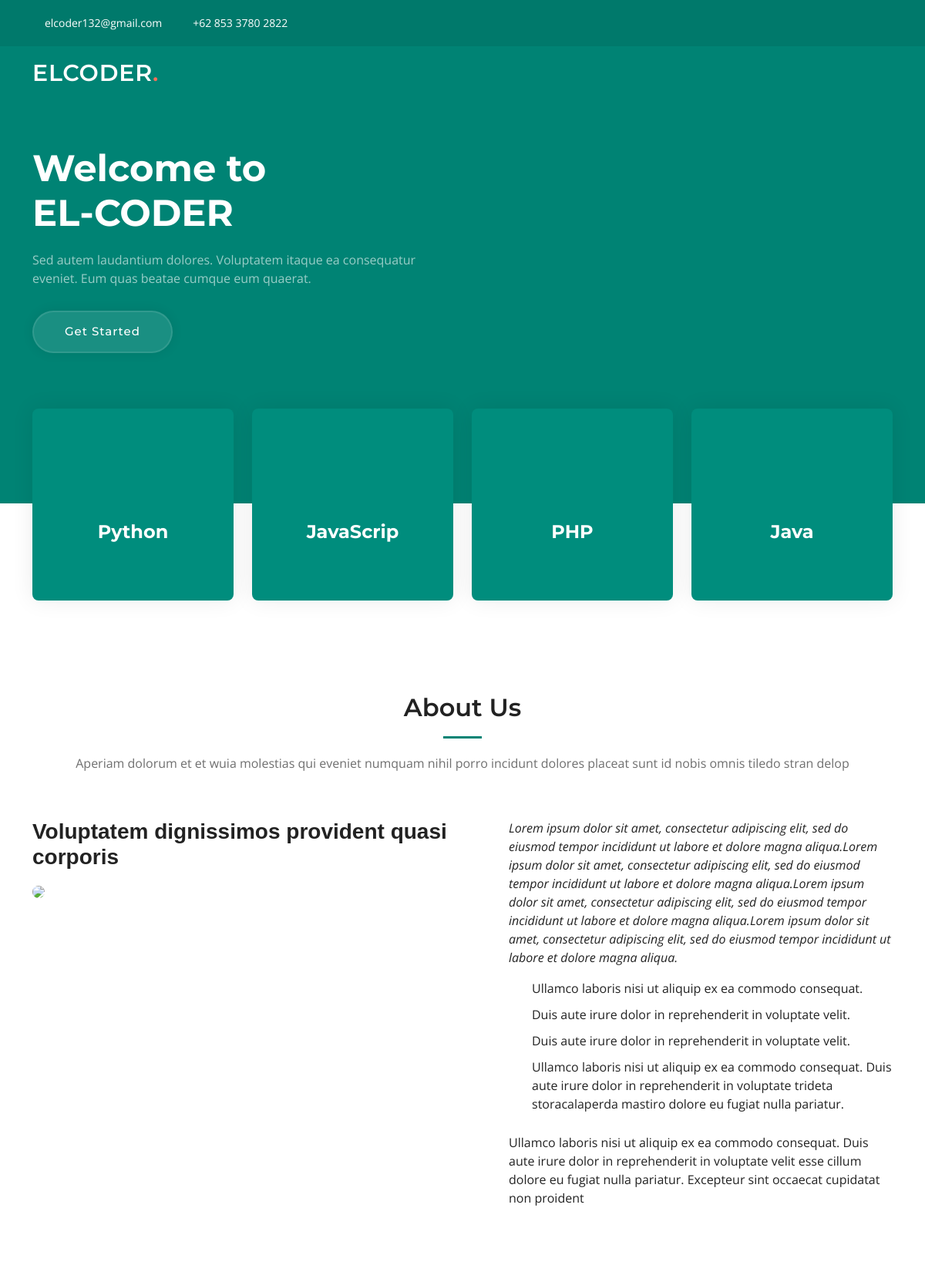
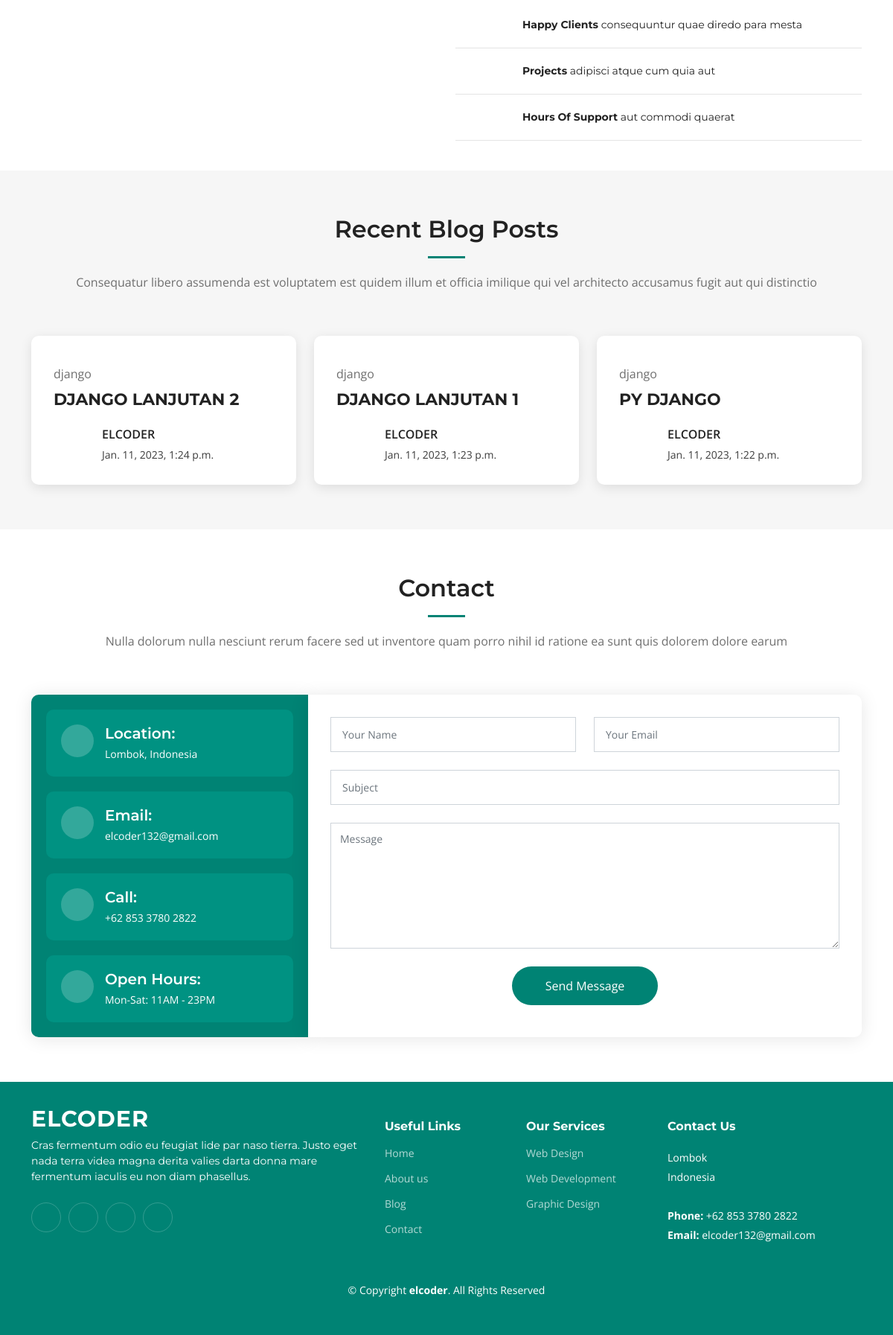
The page / on the database its author committed (2 pictures, top to bottom).
### blog/models.py (models this page shows, shortened)
class blogPost(models.Model):
    img_header  = models.ImageField( blank=True, null=True)
    kategori    = models.CharField(max_length=20)
    judul       = models.CharField(max_length=50)
    isi         = models.TextField()
    foto        = models.ImageField(blank=True, null=True)
    nama        = models.CharField(max_length=20)
    publish     = models.DateTimeField(auto_now_add=True)
    update      = models.DateTimeField(auto_now=True)
    slug        = models.SlugField(blank=True, editable=False)

### LATIHAN02/views.py (the view)
# urls.py: path('',views.index, name='index'),
def index(request):
    pos = blogPost.objects.all().order_by('-id')[:3]
    context = {
        'judul':'PAGE BLOG',
        'post' : pos
    }
    return render(request,'index.html',context)

### templates/index.html (shortened to what this page needs)
{%extends 'base.html'%}
{%load static%}
{%block header%}
<section id="hero" class="hero">
  <div class="container position-relative">
    <div class="row gy-5" data-aos="fade-in">
      <div class="col-lg-6 order-2 order-lg-1 d-flex flex-column justify-content-center text-center text-lg-start">
        <h2>Welcome to <br><span>EL-CODER</span></h2>
        <p>Sed autem laudantium dolores. Voluptatem itaque ea consequatur eveniet. Eum quas beatae cumque eum quaerat.</p>
        <div class="d-flex justify-content-center justify-content-lg-start">
          <a href="#about" class="btn-get-started">Get Started</a>
        </div>
      </div>
      <div class="col-lg-6 order-1 order-lg-2">
      </div>
    </div>
  </div>
  <div class="icon-boxes position-relative">
    <div class="container position-relative">
      <div class="row gy-4 mt-5">
        <div class="col-xl-3 col-md-6" data-aos="fade-up" data-aos-delay="100">
          <div class="icon-box">
            <div class="icon"><i class="bi bi-filetype-py"></i></div>
            <h4 class="title"><a href="" class="stretched-link">Python</a></h4>
          </div>
        </div>
        <div class="col-xl-3 col-md-6" data-aos="fade-up" data-aos-delay="200">
          <div class="icon-box">
            <div class="icon"><i class="bi bi-filetype-js"></i></div>
            <h4 class="title"><a href="" class="stretched-link">JavaScrip</a></h4>
          </div>
        </div>
        <div class="col-xl-3 col-md-6" data-aos="fade-up" data-aos-delay="300">
          <div class="icon-box">
            <div class="icon"><i class="bi bi-filetype-php"></i></div>
            <h4 class="title"><a href="" class="stretched-link">PHP</a></h4>
          </div>
        </div>
        <div class="col-xl-3 col-md-6" data-aos="fade-up" data-aos-delay="500">
          <div class="icon-box">
            <div class="icon"><i class="bi bi-filetype-java"></i></div>
            <h4 class="title"><a href="" class="stretched-link">Java</a></h4>
          </div>
        </div>
      </div>
    </div>
  </div>
</section>
{%endblock header%}
{%block content1%}
<section id="about" class="about">
  <div class="container" data-aos="fade-up">
    <div class="section-header">
      <h2>About Us</h2>
      <p>Aperiam dolorum et et wuia molestias qui eveniet numquam nihil porro incidunt dolores placeat sunt id nobis omnis tiledo stran delop</p>
    </div>
    <div class="row gy-4">
      <div class="col-lg-6">
        <h3>Voluptatem dignissimos provident quasi corporis</h3>
        <img src="{%static 'img/about.jpg'%}" class="img-fluid rounded-4 mb-4 " width="450">
      </div>
      <div class="col-lg-6">
        <div class="content ps-0 ps-lg-5">
          <p class="fst-italic">
            Lorem ipsum dolor sit amet, consectetur adipiscing elit, sed do eiusmod tempor incididunt ut labore et dolore
            magna aliqua.Lorem ipsum dolor sit amet, consectetur adipiscing elit, sed do eiusmod tempor incididunt ut labore et dolore
            magna aliqua.Lorem ipsum dolor sit amet, consectetur adipiscing elit, sed do eiusmod tempor incididunt ut labore et dolore
            magna aliqua.Lorem ipsum dolor sit amet, consectetur adipiscing elit, sed do eiusmod tempor incididunt ut labore et dolore
            magna aliqua.
          </p>
          <ul>
            <li><i class="bi bi-check-circle-fill"></i> Ullamco laboris nisi ut aliquip ex ea commodo consequat.</li>
            <li><i class="bi bi-check-circle-fill"></i> Duis aute irure dolor in reprehenderit in voluptate velit.</li>
            <li><i class="bi bi-check-circle-fill"></i> Duis aute irure dolor in reprehenderit in voluptate velit.</li>
            <li><i class="bi bi-check-circle-fill"></i> Ullamco laboris nisi ut aliquip ex ea commodo consequat. Duis aute irure dolor in reprehenderit in voluptate trideta storacalaperda mastiro dolore eu fugiat nulla pariatur.</li>
          </ul>
          <p>
            Ullamco laboris nisi ut aliquip ex ea commodo consequat. Duis aute irure dolor in reprehenderit in voluptate
            velit esse cillum dolore eu fugiat nulla pariatur. Excepteur sint occaecat cupidatat non proident
          </p>
        </div>
      </div>
    </div>
  </div>
</section>
{%endblock content1%}
{%block content2%}
<section id="stats-counter" class="stats-counter">
  <div class="container" data-aos="fade-up">
    <div class="row gy-4 align-items-center">
      <div class="col-lg-6">
      </div>
      <div class="col-lg-6">
        <div class="stats-item d-flex align-items-center">
          <p><strong>Happy Clients</strong> consequuntur quae diredo para mesta</p>
        </div>
        <div class="stats-item d-flex align-items-center">
          <p><strong>Projects</strong> adipisci atque cum quia aut</p>
        </div>
        <div class="stats-item d-flex align-items-center">
          <p><strong>Hours Of Support</strong> aut commodi quaerat</p>
        </div>
      </div>
    </div>
  </div>
</section>
{%endblock content2%}
{%block content3%}
<section id="recent-posts" class="recent-posts sections-bg">
  <div class="container" data-aos="fade-up">
    <div class="section-header">
      <h2>Recent Blog Posts</h2>
      <p>Consequatur libero assumenda est voluptatem est quidem illum et officia imilique qui vel architecto accusamus fugit aut qui distinctio</p>
    </div>
    <div class="row gy-4">
      {%for data in post%}
      <div class="col-xl-4 col-md-6">
        <article>
          <div class="post-img">
          </div>
          <p class="post-category">{{data.kategori}}</p>
          <h2 class="title">
            <a href="{% url 'post:detail' slug_url=data.slug%}">{{data.judul}}</a>
          </h2>
          <div class="d-flex align-items-center">
            <div class="post-meta">
              <p class="post-author">{{data.nama}}</p>
              <p class="post-date">
                <time datetime="2022-01-01">{{data.publish}}</time>
              </p>
            </div>
          </div>
        </article>
      </div>
      {%endfor%}
    </div>
  </div>
</section>
{%endblock content3%}
{%block content4%}
<section id="contact" class="contact">
      <div class="container" data-aos="fade-up">
        <div class="section-header">
          <h2>Contact</h2>
          <p>Nulla dolorum nulla nesciunt rerum facere sed ut inventore quam porro nihil id ratione ea sunt quis dolorem dolore earum</p>
        </div>
        <div class="row gx-lg-0 gy-4">
          <div class="col-lg-4">
            <div class="info-container d-flex flex-column align-items-center justify-content-center">
              <div class="info-item d-flex">
                <i class="bi bi-geo-alt flex-shrink-0"></i>
                <div>
                  <h4>Location:</h4>
                  <p>Lombok, Indonesia</p>
                </div>
              </div>
              <div class="info-item d-flex">
                <i class="bi bi-envelope flex-shrink-0"></i>
                <div>
                  <h4>Email:</h4>
                  <p>elcoder132@gmail.com</p>
                </div>
              </div>
              <div class="info-item d-flex">
                <i class="bi bi-phone flex-shrink-0"></i>
                <div>
                  <h4>Call:</h4>
                  <p>+62 853 3780 2822</p>
                </div>
              </div>
              <div class="info-item d-flex">
                <i class="bi bi-clock flex-shrink-0"></i>
                <div>
                  <h4>Open Hours:</h4>
                  <p>Mon-Sat: 11AM - 23PM</p>
                </div>
              </div>
            </div>
          </div>
          <div class="col-lg-8">
            <form action="forms" method="post" role="form" class="php-email-form">
              <div class="row">
                <div class="col-md-6 form-group">
                  <input type="text" name="name" class="form-control" id="name" placeholder="Your Name" required>
                </div>
                <div class="col-md-6 form-group mt-3 mt-md-0">
                  <input type="email" class="form-control" name="email" id="email" placeholder="Your Email" required>
                </div>
              </div>
              <div class="form-group mt-3">
                <input type="text" class="form-control" name="subject" id="subject" placeholder="Subject" required>
              </div>
              <div class="form-group mt-3">
                <textarea class="form-control" name="message" rows="7" placeholder="Message" required></textarea>
              </div>
              <div class="text-center"><button type="submit">Send Message</button></div>
            </form>
          </div>
        </div>
    </section>
{%endblock content4%}

### templates/base.html (shortened to what this page needs)
{%load static%}
<!DOCTYPE html>
<html lang="en">
<head>
  {%include 'snippets/style.html'%}
</head>
<body>
  {%include 'snippets/nav.html'%}
    {%block header%}
    {%endblock header%}
  <main id="main">
    {%block content1%}
    {%endblock content1%}
    {%block content2%}
    {%endblock content2%}
    {%block content3%}
    {%endblock content3%}
    {%block content4%}
    {%endblock content4%}
  </main>
  {%include 'snippets/footer.html'%}
</body>
</html>

### templates/snippets/style.html (shortened to what this page needs)
 {%load static%}
 <link href="{%static 'vendor/bootstrap/css/bootstrap.min.css'%}" rel="stylesheet">
 <link href="{%static 'vendor/bootstrap-icons/bootstrap-icons.css'%}" rel="stylesheet">
 <link href="{%static 'vendor/aos/aos.css'%}" rel="stylesheet">
 <link href="{%static 'vendor/glightbox/css/glightbox.min.css'%}" rel="stylesheet">
 <link href="{%static 'vendor/swiper/swiper-bundle.min.css'%}" rel="stylesheet">
 <link href="{%static 'css/main.css'%}" rel="stylesheet">

### templates/snippets/nav.html (shortened to what this page needs)
{%load static%}
<section id="topbar" class="topbar d-flex align-items-center">
  <div
    class="container d-flex justify-content-center justify-content-md-between">
    <div class="contact-info d-flex align-items-center">
      <i class="bi bi-envelope d-flex align-items-center"
        ><a href="mailto:contact@example.com">elcoder132@gmail.com</a></i
      >
      <i class="bi bi-phone d-flex align-items-center ms-4"
        ><span>+62 853 3780 2822 </span></i
      >
    </div>
    <div class="social-links d-none d-md-flex align-items-center">
      <a href="#" class="twitter"><i class="bi bi-twitter"></i></a>
      <a href="#" class="facebook"><i class="bi bi-facebook"></i></a>
      <a href="#" class="instagram"><i class="bi bi-instagram"></i></a>
    </div>
  </div>
</section>
<header id="header" class="header d-flex align-items-center">
  <div
    class="container-fluid container-xl d-flex align-items-center justify-content-between">
    <a href="index.html" class="logo d-flex align-items-center">
      <h1>ELCODER<span>.</span></h1>
    </a>
    <i class="mobile-nav-toggle mobile-nav-show bi bi-list"></i>
  </div>
</header>

### templates/snippets/footer.html
{%load static%}
<footer id="footer" class="footer">
    <div class="container">
      <div class="row gy-4">
        <div class="col-lg-5 col-md-12 footer-info">
          <a href="index.html" class="logo d-flex align-items-center">
            <span>ELCODER</span>
          </a>
          <p>Cras fermentum odio eu feugiat lide par naso tierra. Justo eget nada terra videa magna derita valies darta donna mare fermentum iaculis eu non diam phasellus.</p>
          <div class="social-links d-flex mt-4">
            <a href="#" class="twitter"><i class="bi bi-twitter"></i></a>
            <a href="#" class="facebook"><i class="bi bi-facebook"></i></a>
            <a href="#" class="instagram"><i class="bi bi-instagram"></i></a>
            <a href="#" class="linkedin"><i class="bi bi-linkedin"></i></a>
          </div>
        </div>
        <div class="col-lg-2 col-6 footer-links">
          <h4>Useful Links</h4>
          <ul>
            <li><a href="#">Home</a></li>
            <li><a href="#">About us</a></li>
            <li><a href="#">Blog</a></li>
            <li><a href="#">Contact</a></li>
          </ul>
        </div>
        <div class="col-lg-2 col-6 footer-links">
          <h4>Our Services</h4>
          <ul>
            <li><a href="#">Web Design</a></li>
            <li><a href="#">Web Development</a></li>
            <li><a href="#">Graphic Design</a></li>
          </ul>
        </div>
        <div class="col-lg-3 col-md-12 footer-contact text-center text-md-start">
          <h4>Contact Us</h4>
          <p>
            Lombok<br>
            Indonesia<br><br>
            <strong>Phone:</strong> +62 853 3780 2822<br>
            <strong>Email:</strong> elcoder132@gmail.com<br>
          </p>
        </div>
      </div>
    </div>
    <div class="container mt-4">
      <div class="copyright">
        &copy; Copyright <strong><span>elcoder</span></strong>. All Rights Reserved
      </div>
    </div>
  </footer>

### templates/snippets/script.html (shortened to what this page needs)
{%load static%}

### rows shown on the page
blogPost: kategori "django", judul "DJANGO LANJUTAN 2", nama "ELCODER", publish "Jan. 11, 2023, 1:24 p.m."
blogPost: kategori "django", judul "DJANGO LANJUTAN 1", nama "ELCODER", publish "Jan. 11, 2023, 1:23 p.m."
blogPost: kategori "django", judul "PY DJANGO", nama "ELCODER", publish "Jan. 11, 2023, 1:22 p.m."
